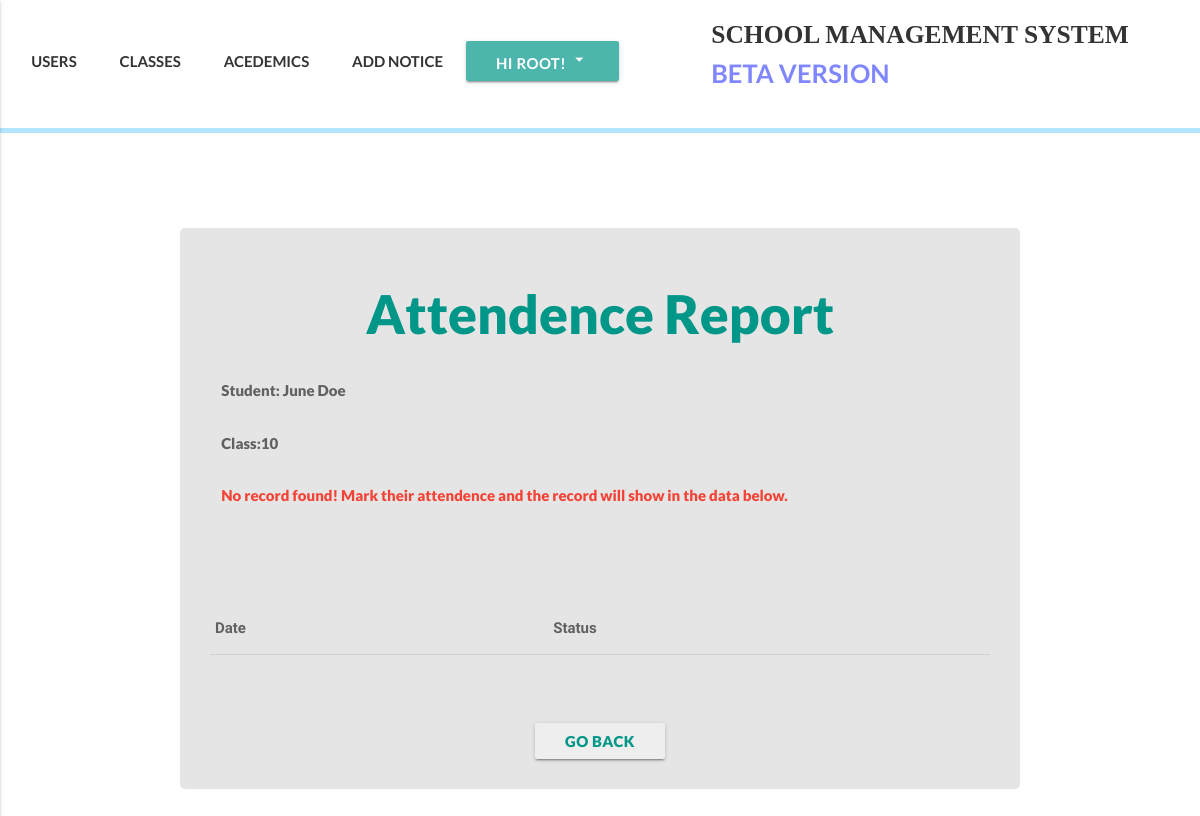
The page /academics/attendence/5/ (signed in) on the database as committed earlier.
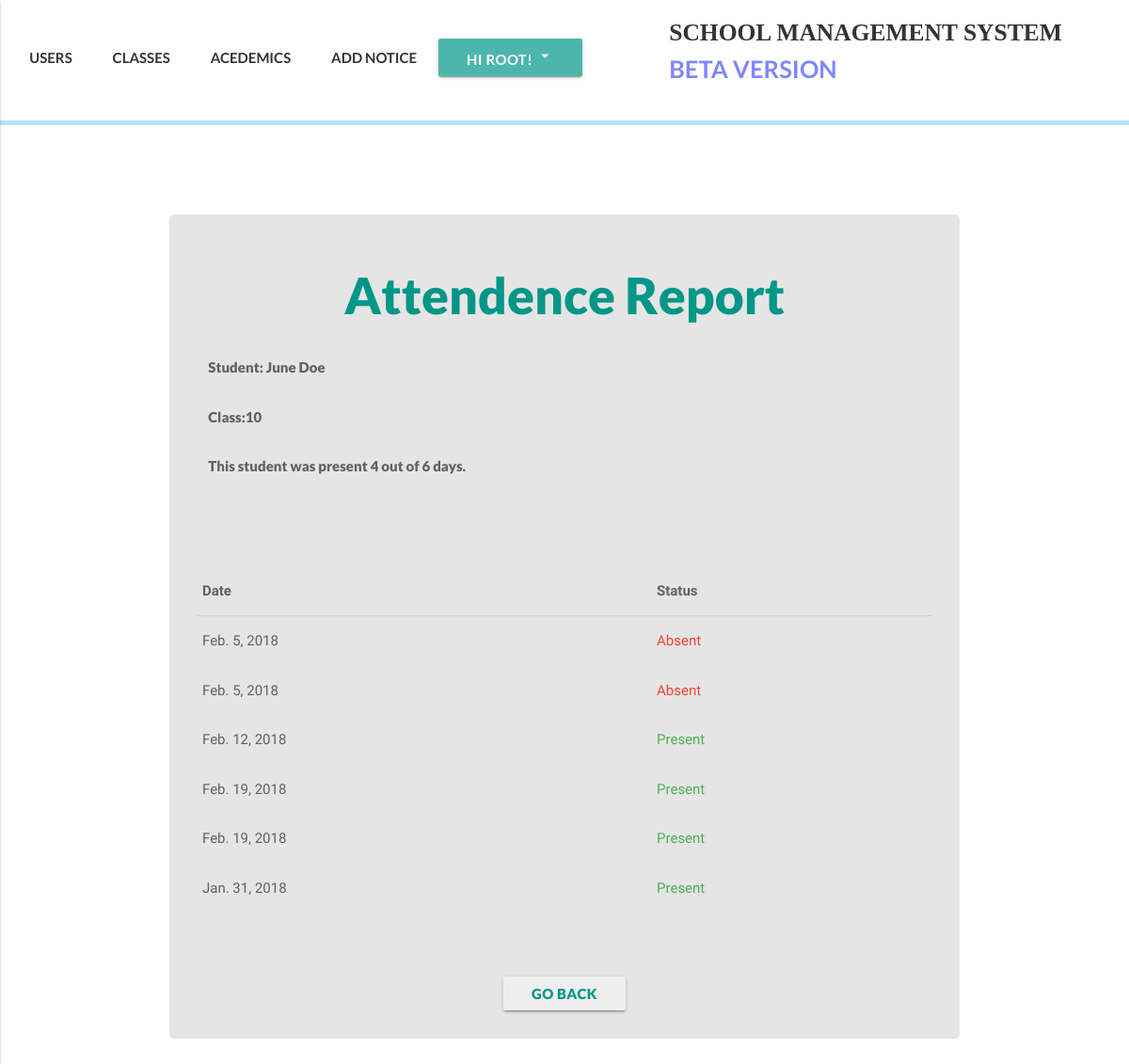
The same page on the database as committed later.
### accounts/models.py (models this page shows, shortened)
class User(AbstractBaseUser):
    email = models.EmailField(
        verbose_name='email address',
        max_length=255,
        unique=True,
    )
    date_of_birth = models.DateField(null=True)
    is_active = models.BooleanField(default=True)
    is_admin = models.BooleanField(default=False)
    is_teacher = models.BooleanField(default=False)
    is_student = models.BooleanField(default=False)
    bio = models.TextField(blank=True, help_text='write something about yourself...')
    phone_regex = RegexValidator(regex=r'^\+?1?\d{9,15}$', message="Phone number must be entered in the format: '+999999999'. Up to 15 digits allowed.")
    phone_number = models.CharField(validators=[phone_regex], max_length=17, blank=True, help_text="Phone number must be entered in the format: '+999999999'. Up to 15 digits allowed.") # validators should be a list
    first_name = models.CharField(max_length=225)
    last_name = models.CharField(max_length=225)
    address = models.CharField(max_length=225, blank=True)
    part_of = models.ForeignKey(Klasses, null=True, blank=True, related_name="partof", on_delete=models.SET_NULL)
    image = models.ImageField(upload_to="profile_pictures", blank=True)
    objects = MyUserManager()
    USERNAME_FIELD = 'email'
    REQUIRED_FIELDS = ['first_name', 'last_name', 'phone_number']
    def get_absolute_url(self):
        return reverse('user_detail', kwargs={'id':self.id})
    def __str__(self):              # __unicode__ on Python 2
        return self.first_name + " " + self.last_name

### klass/models.py (models this page shows, shortened)
class Klasses(models.Model):
    id = models.AutoField(primary_key=True)
    name = models.CharField(max_length=50)
    def __str__(self):
        return self.name

### academics/models.py (models this page shows, shortened)
class RollCall(models.Model):
    student = models.ForeignKey(settings.AUTH_USER_MODEL, blank=True, null=True,on_delete=models.CASCADE,related_name="rollcall")
    present = models.BooleanField(default=False, blank=False, null=False)
    date = models.DateField()

### academics/views.py (the view)
# urls.py: url(r'^attendence/(?P<id>[\w-]+)/$', rolls_detail, name='rolls-detail'),
def rolls_detail(request, id):
    if request.user.is_authenticated:
        student = get_object_or_404(User, id=id)
        total_present_days = student.rollcall.filter(present=True)
        klass = student.part_of
        teacher = klass.partof.filter(is_teacher=True)[0]
        if request.user == teacher or request.user.is_admin or request.user == student:
            rollcalls = student.rollcall.all()
            context = {
            'student':student,
            'rollcalls':rollcalls,
            'total_present_days':total_present_days,
            }
            template_name = 'academics/roll_call/rolls_details.html'
            return render(request, template_name, context)
        else:
            raise Http404
    else:
        raise Http404

### templates/academics/roll_call/rolls_details.html (shortened to what this page needs)
{% extends 'index.html' %}
{% block customcss %}
{% load static %}
<link rel="stylesheet" href="{% static 'css/academics/grades/grade-detail.css' %}">
{% endblock customcss %}
{% block content %}
  <div class="register-bg">
    <div class="classes-boi hoverable grey-text text-darken-2">
      <h2 class="report-head teal-text">Attendence Report</h2>
      <div class="row">
        <div class="col s12">
          <p>Student: {{student.first_name}} {{student.last_name}}</p>
        </div>
        <div class="col s12">
          <p>Class:{{student.part_of}}</p>
        </div>
        <div class="col s12">
          {% if student.rollcall.count == 0 %}
            {% if request.user.is_admin or request.user.is_teacher %}
              <p class="red-text">No record found! Mark their attendence and the record will show in the data below.</p>
            {% elif request.user.is_student %}
              <p class="red-text">No record found! Your teachers will update your record. Once it's done your status will start appearing in the table below. If you keep seeing this message, contact your teachers.</p>
            {% endif %}
          {% else %}
          <p>This student was present {{total_present_days.count}} out of {{student.rollcall.count}} days.</p>
          {% endif %}
        </div>
      </div>
      <table class="responsive-table highlight ma-table">
        <thead>
          <tr>
              <th>Date</th>
              <th>Status</th>
          </tr>
        </thead>
        <tbody>
        {% for obj in rollcalls %}
          <tr>
            <td>{{obj.date}}</td>
            {% if obj.present %}
            <td class="green-text">Present</td>
            {% else %}
            <td class="red-text">Absent</td>
            {% endif %}
          </tr>
        {% endfor %}
        </tbody>
      </table>
        <br><br><br>
        <div class="center">
          {% if request.user.is_admin or request.user.is_teacher %}
          <a href="/academics/attendence/klass/{{student.part_of.id}}" class="btn waves-effect waves-teal grey lighten-3 teal-text dam boto">Go Back</a>
          {% elif request.user.is_student %}
          <a href="{% url 'home' %}" class="btn waves-effect waves-teal grey lighten-3 teal-text dam boto">Go Back</a>
          {% endif %}
        </div>
  </div>
  </div>
{% endblock content %}

Rows that differ between the two databases and show on the page:
shown differently, row unchanged: User "June": rollcall.count (not shown) → "6"
added RollCall: date "Feb. 5, 2018", present "Absent"
added RollCall: date "Feb. 5, 2018", present "Absent"
added RollCall: date "Feb. 12, 2018", present "Present"
added RollCall: date "Feb. 19, 2018", present "Present"
added RollCall: date "Feb. 19, 2018", present "Present"
added RollCall: date "Jan. 31, 2018", present "Present"
Other text that changed with them:
{{ total_present_days.count }}: (not shown) → "4"
text no longer shown: "No record found! Mark their attendence and the record will show in the data below."
text now shown: "This student was present out of days."
